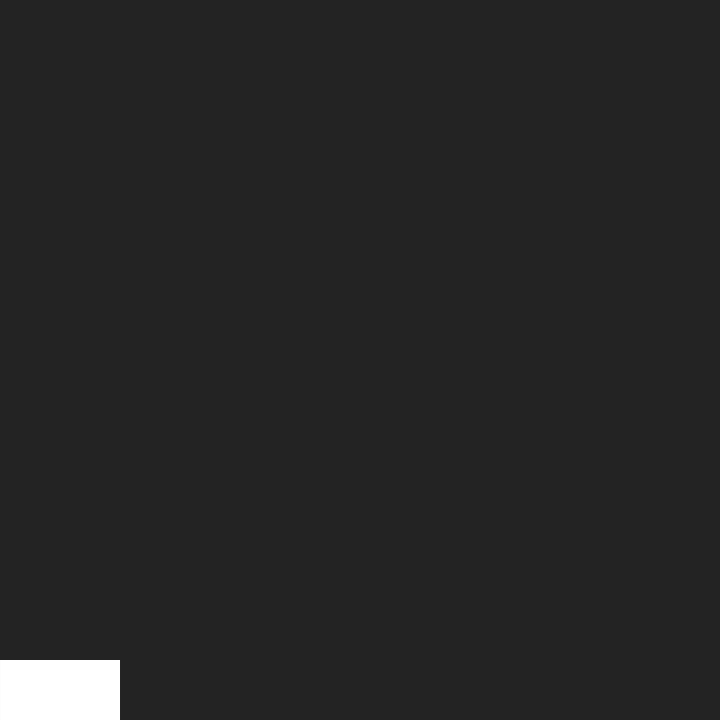
Frame 1 (no input)
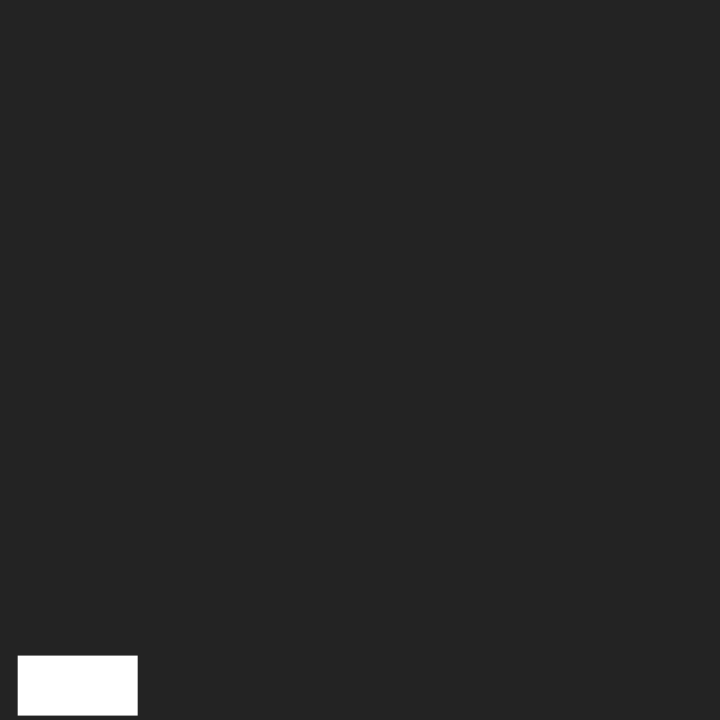
Frame 60 (the mouse pressed at the canvas centre just before this capture)
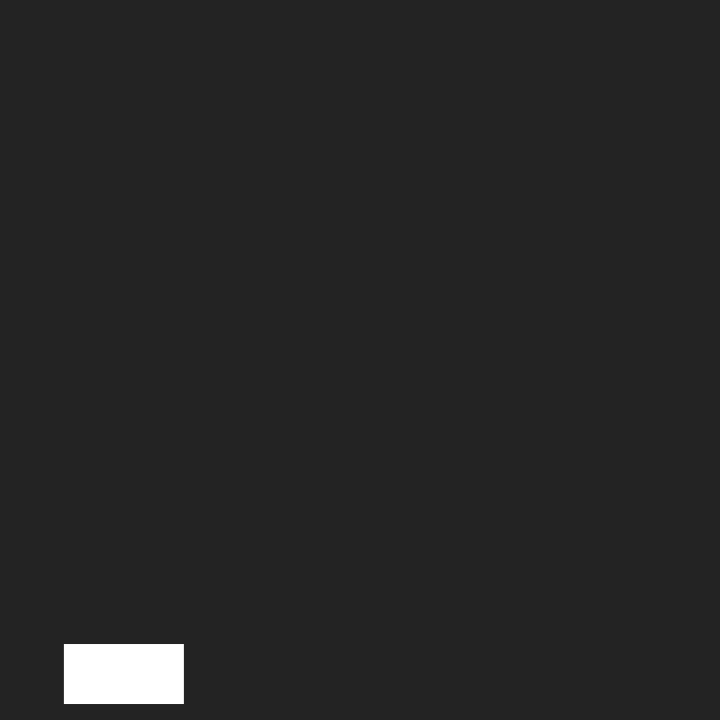
Frame 120 (the mouse held since frame 60 and released just before this capture)

The Processing sketch that drew these frames (run headless with seeded random() and noise(); from frame 60 on, the mouse is pressed at the canvas centre):

// Processing sketch: exercise_7
// ── exercise_7.pde
Plane plane;

void setup() {
  size(720, 720);
  plane = new Plane(new PVector(0, height - 60), new PVector(120, 60), 1);
}

void draw() {
  background(35); 
  
  if(plane.position.y >= height / 2) {  
    plane.applyForce(new PVector(0.01, -0.003));
  } 
  plane.applyForce(new PVector(0, 0.0005));
  plane.applyForce(dragForce(0.01));
  
  if(plane.position.x > width) {
    plane.position.x = -plane.dimensions.x; 
  }
  plane.update();
}

PVector dragForce(float c) {
  PVector drag = plane.velocity.copy();
  drag.mult(-0.5);
  drag.normalize();
  float maginitude = pow(plane.velocity.mag(), 2) * c * (plane.dimensions.y / 100);
  drag.mult(maginitude);
  
  return drag;
}

// ── Plane.pde
class Plane {
  PVector position;
  PVector dimensions;
  PVector velocity;
  PVector acceleration;
  float mass;
  
  Plane(PVector position, PVector dimensions, float mass) {
    this.position = position;
    this.dimensions = dimensions;
    this.velocity = new PVector();
    this.acceleration = new PVector(); 
    this.mass = mass;
  }
  
  void applyForce(PVector force) {
    this.acceleration.add(PVector.div(force, this.mass));
  }
  
  void update() {
    this.velocity.add(this.acceleration);
    this.position.add(this.velocity);
    this.acceleration.mult(0);
    
    fill(255);
    noStroke(); 
    rect(this.position.x, this.position.y, this.dimensions.x, this.dimensions.y);
  }
}
